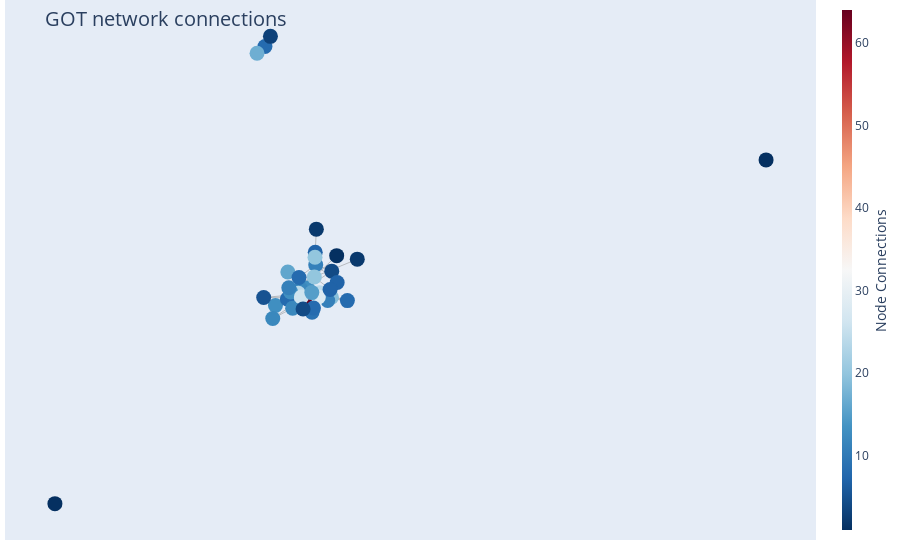

Here is the notebook cell this chart was saved with:
### Markdown cell above
## Book 4

### Code cell
draw_plotly_network_graph(Graph_obj = G4, filter = "Yes", filter_nodesbydegree = 50)

### Figure 1 — Plotly figure (JSON) as saved in the notebook; plotly's stock layout.template omitted (floating-point values rounded to 4 significant figures; data arrays with more than 128 entries replaced by an {"elided": "..."} marker saying what was removed)
{"data": [{"hoverinfo": "none", "line": {"color": "#888", "width": 0.5}, "mode": "lines", "type": "scatter", "x": {"elided": "393 float values"}, "y": {"elided": "393 float values"}}, {"hoverinfo": "text", "marker": {"color": [60, 64, 7, 11, 20, 8, 3, 17, 1, 13, 16, 25, 13, 19, 12, 16, 12, 24, 8, 20, 24, 5, 12, 11, 28, 4, 7, 13, 8, 7, 26, 9, 8, 8, 11, 15, 4, 2, 2, 1, 1], "colorbar": {"thickness": 10, "title": {"side": "right", "text": "Node Connections"}, "xanchor": "left"}, "colorscale": [[0, "rgb(103,0,31)"], [0.1, "rgb(178,24,43)"], [0.2, "rgb(214,96,77)"], [0.3, "rgb(244,165,130)"], [0.4, "rgb(253,219,199)"], [0.5, "rgb(247,247,247)"], [0.6, "rgb(209,229,240)"], [0.7, "rgb(146,197,222)"], [0.8, "rgb(67,147,195)"], [0.9, "rgb(33,102,172)"], [1, "rgb(5,48,97)"]], "line": {"width": 0}, "reversescale": true, "showscale": true, "size": 15}, "mode": "markers", "text": ["Cersei-Lannister<br /># of connections: 60", "Jaime-Lannister<br /># of connections: 64", "Aemon-Targaryen-(Maester-Aemon)<br /># of connections: 7", "Jon-Snow<br /># of connections: 11", "Samwell-Tarly<br /># of connections: 20", "Asha-Greyjoy<br /># of connections: 8", "Theon-Greyjoy<br /># of connections: 3", "Victarion-Greyjoy<br /># of connections: 17", "Barristan-Selmy<br /># of connections: 1", "Robert-Baratheon<br /># of connections: 13", "Tywin-Lannister<br /># of connections: 16", "Margaery-Tyrell<br /># of connections: 25", "Myrcella-Baratheon<br /># of connections: 13", "Petyr-Baelish<br /># of connections: 19", "Doran-Martell<br /># of connections: 12", "Arya-Stark<br /># of connections: 16", "Sandor-Clegane<br /># of connections: 12", "Sansa-Stark<br /># of connections: 24", "Loras-Tyrell<br /># of connections: 8", "Stannis-Baratheon<br /># of connections: 20", "Tommen-Baratheon<br /># of connections: 24", "Bronn<br /># of connections: 5", "Gregor-Clegane<br /># of connections: 12", "Catelyn-Stark<br /># of connections: 11", "Brienne-of-Tarth<br /># of connections: 28", "Bran-Stark<br /># of connections: 4", "Robb-Stark<br /># of connections: 7", "Joffrey-Baratheon<br /># of connections: 13", "Lysa-Arryn<br /># of connections: 8", "Renly-Baratheon<br /># of connections: 7", "Tyrion-Lannister<br /># of connections: 26", "Edmure-Tully<br /># of connections: 9", "Eddard-Stark<br /># of connections: 8", "Ilyn-Payne<br /># of connections: 8", "Mace-Tyrell<br /># of connections: 11", "Pycelle<br /># of connections: 15", "Varys<br /># of connections: 4", "Jeor-Mormont<br /># of connections: 2", "Melisandre<br /># of connections: 2", "Luwin<br /># of connections: 1", "Roose-Bolton<br /># of connections: 1"], "type": "scatter", "x": [-0.0203, -0.004367, 0.01019, 0.01127, 0.009675, -0.1002, -0.08817, -0.1176, 1, -0.007501, -0.02772, -0.0391, -0.07715, 0.04586, -0.08304, -0.04993, -0.02198, 0.01958, -0.05103, 0.008158, -0.02697, -0.1029, -0.03936, 0.03759, 0.01705, 0.04646, 0.05834, -0.04377, 0.08077, 0.04281, -0.02025, 0.003221, -0.02542, 0.006312, -0.04777, 0.002712, -0.01651, 0.01265, 0.1025, -0.5613, 0.05728], "y": [-0.07718, -0.09578, 0.0712, 0.02696, 0.05348, 0.8025, 0.8387, 0.7786, 0.3995, -0.05593, -0.1032, -0.08469, -0.118, -0.08859, -0.1644, 0.0008663, -0.05948, -0.07264, -0.09515, -0.01646, -0.07431, -0.08972, -0.1274, -0.1003, -0.08777, 0.003958, -0.0364, -0.07024, -0.1007, -0.06116, -0.08797, -0.1419, -0.01842, -0.1271, -0.05491, -0.07217, -0.1304, 0.1533, 0.04664, -0.8225, 0.05921]}], "layout": {"annotations": [{"showarrow": false, "text": "", "xref": "paper", "yref": "paper"}], "hovermode": "closest", "margin": {"b": 20, "l": 5, "r": 5, "t": 0}, "showlegend": false, "title": {"font": {"size": 20}, "text": "<br>GOT network connections"}, "xaxis": {"showgrid": false, "showticklabels": false, "zeroline": false}, "yaxis": {"showgrid": false, "showticklabels": false, "zeroline": false}}}
